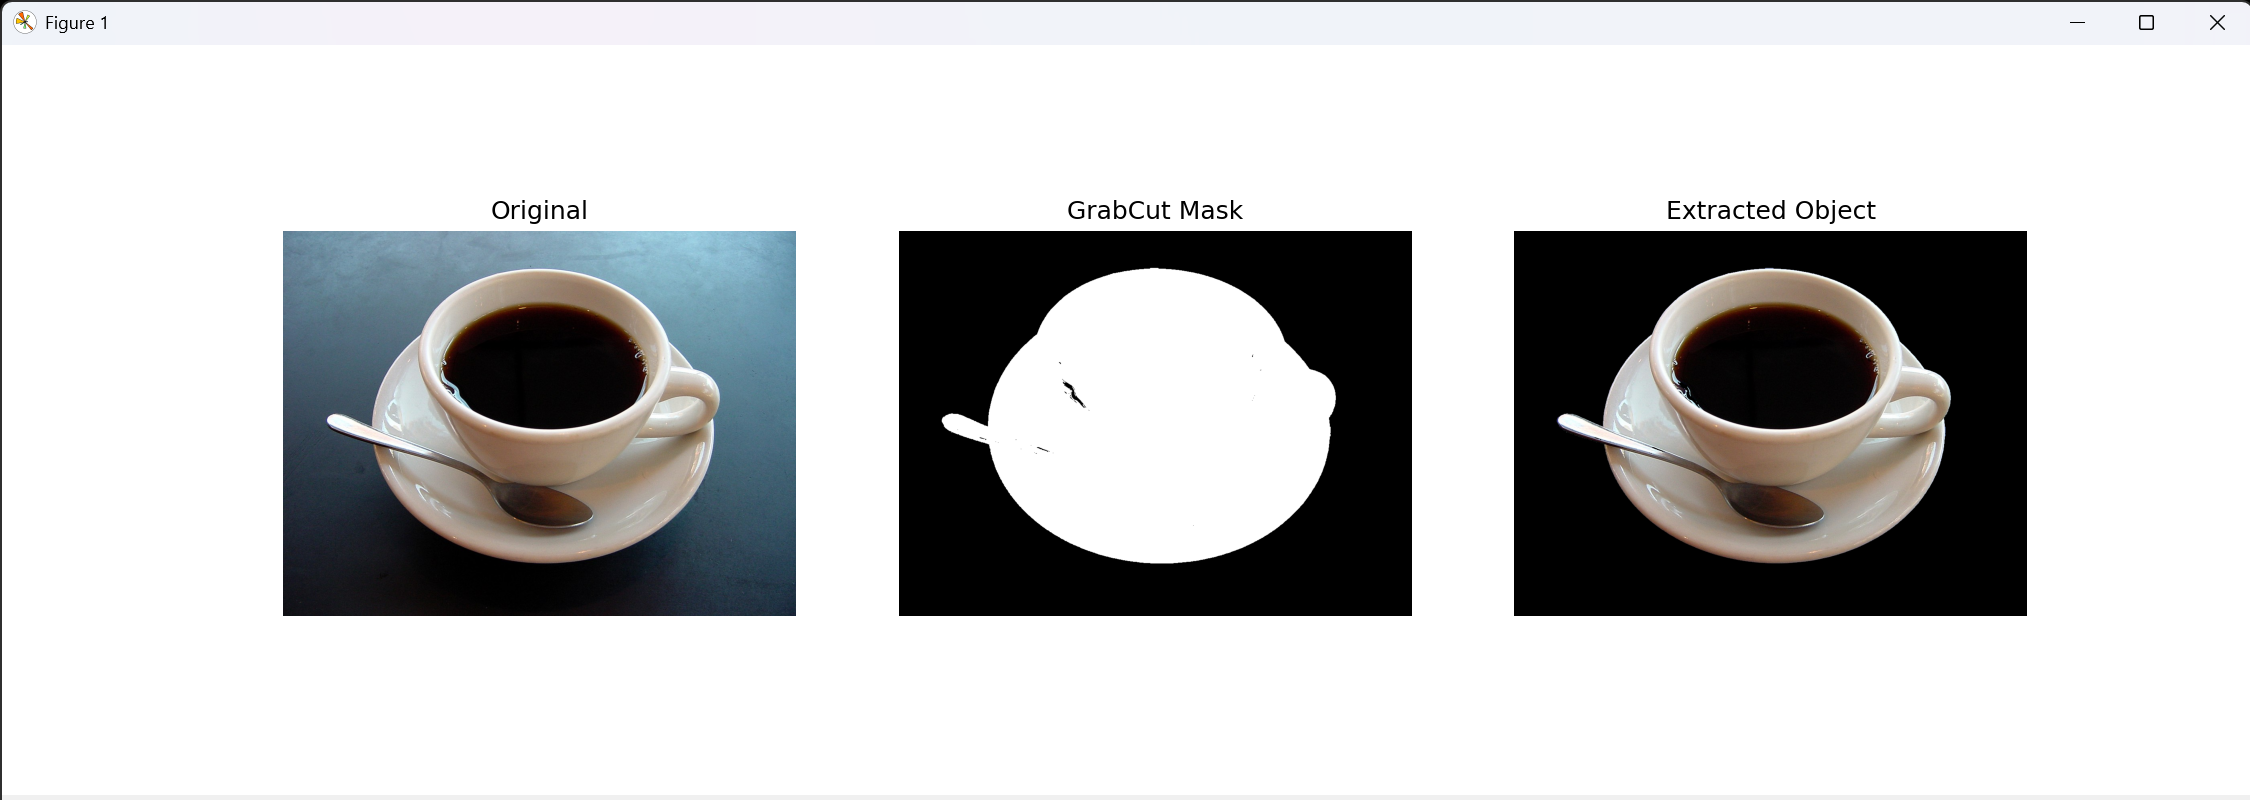

The Python source for this figure:
import cv2 as cv
import numpy as np
from matplotlib import pyplot as plt

def solve_grabcut():
    # 1. 이미지 로드
    src = cv.imread('coffee_cup.jpg')
    if src is None:
        print("Error: 이미지를 불러올 수 없습니다.")
        return

    # 2. 초기 설정
    # 결과가 저장될 마스크 (원본 이미지의 높이, 너비와 동일한 크기의 0으로 채워진 배열)
    mask = np.zeros(src.shape[:2], np.uint8)
    
    # cv.grabCut()에서 bgdModel과 fgdModel은 np.zeros((1, 65), np.float64)로 초기화합니다.
    # 알고리즘 내부에서 배경과 전경의 히스토그램 모델을 저장하는 배열입니다.
    bgdModel = np.zeros((1, 65), np.float64)
    fgdModel = np.zeros((1, 65), np.float64)

    # 3. ROI(관심 영역) 설정: 초기 사각형 영역은 (x, y, width, height) 형식으로 설정합니다.
    # 이미지 테두리에서 약간 안쪽으로 들어간 사각형 영역을 객체가 있는 곳으로 추정합니다.
    h, w = src.shape[:2]
    rect = (20, 20, w-40, h-40) 

    # 4. GrabCut 실행: cv.grabCut()를 사용하여 대화식 분할을 수행합니다.
    # 사각형(rect) 정보를 바탕으로 5번 반복 연산(iterCount=5)하여 배경과 전경을 나눕니다.
    # cv.GC_INIT_WITH_RECT 옵션을 사용해 사각형 기반으로 초기화를 진행합니다.
    cv.grabCut(src, mask, rect, bgdModel, fgdModel, 5, cv.GC_INIT_WITH_RECT)

    # 5. 마스크 처리: np.where()를 사용하여 마스크 값을 0 또는 1로 변경한 후 원본 이미지에 곱하여 배경을 제거합니다
    # 마스크 값은 cv.GC_BGD(0), cv.GC_FGD(1), cv.GC_PR_BGD(2), cv.GC_PR_FGD(3)를 사용합니다.
    # 값이 0(확실한 배경) 또는 2(아마도 배경)인 경우 0으로, 그 외(전경)는 1로 설정하여 마스크를 만듭니다.
    mask2 = np.where((mask == 2) | (mask == 0), 0, 1).astype('uint8')
    
    # 6. 배경 제거: 마스크를 사용하여 원본 이미지에서 배경을 제거합니다
    # 컬러 이미지(3채널)와 곱하기 위해 mask2에 새로운 축을 추가하여 형태를 맞춥니다.
    result_img = src * mask2[:, :, np.newaxis]

    # 7. 시각화: matplotlib를 사용하여 원본 이미지, 마스크 이미지, 배경 제거 이미지 세 개를 나란히 시각화합니다
    titles = ['Original', 'GrabCut Mask', 'Extracted Object']
    
    # opencv는 BGR 형식을 사용하므로 matplotlib 출력을 위해 RGB로 변환합니다.
    images = [cv.cvtColor(src, cv.COLOR_BGR2RGB), mask2, cv.cvtColor(result_img, cv.COLOR_BGR2RGB)]

    plt.figure(figsize=(15, 5))
    for i in range(3):
        plt.subplot(1, 3, i+1)
        # 마스크 이미지는 흑백(gray)으로 출력하고 나머지는 컬러로 출력합니다.
        plt.imshow(images[i], 'gray' if i==1 else None)
        plt.title(titles[i])
        plt.axis('off')
    plt.show()

if __name__ == "__main__":
    solve_grabcut()
